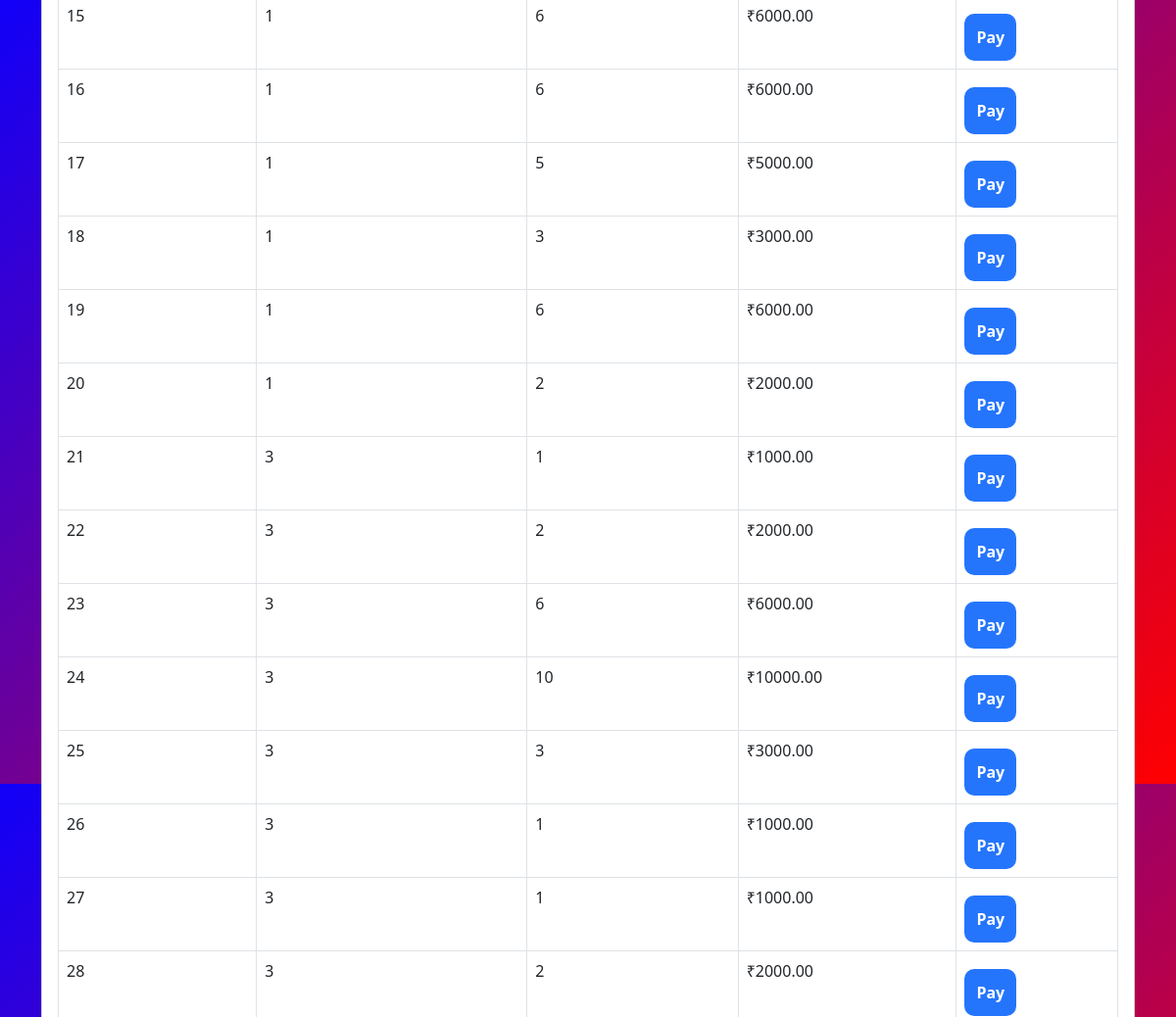
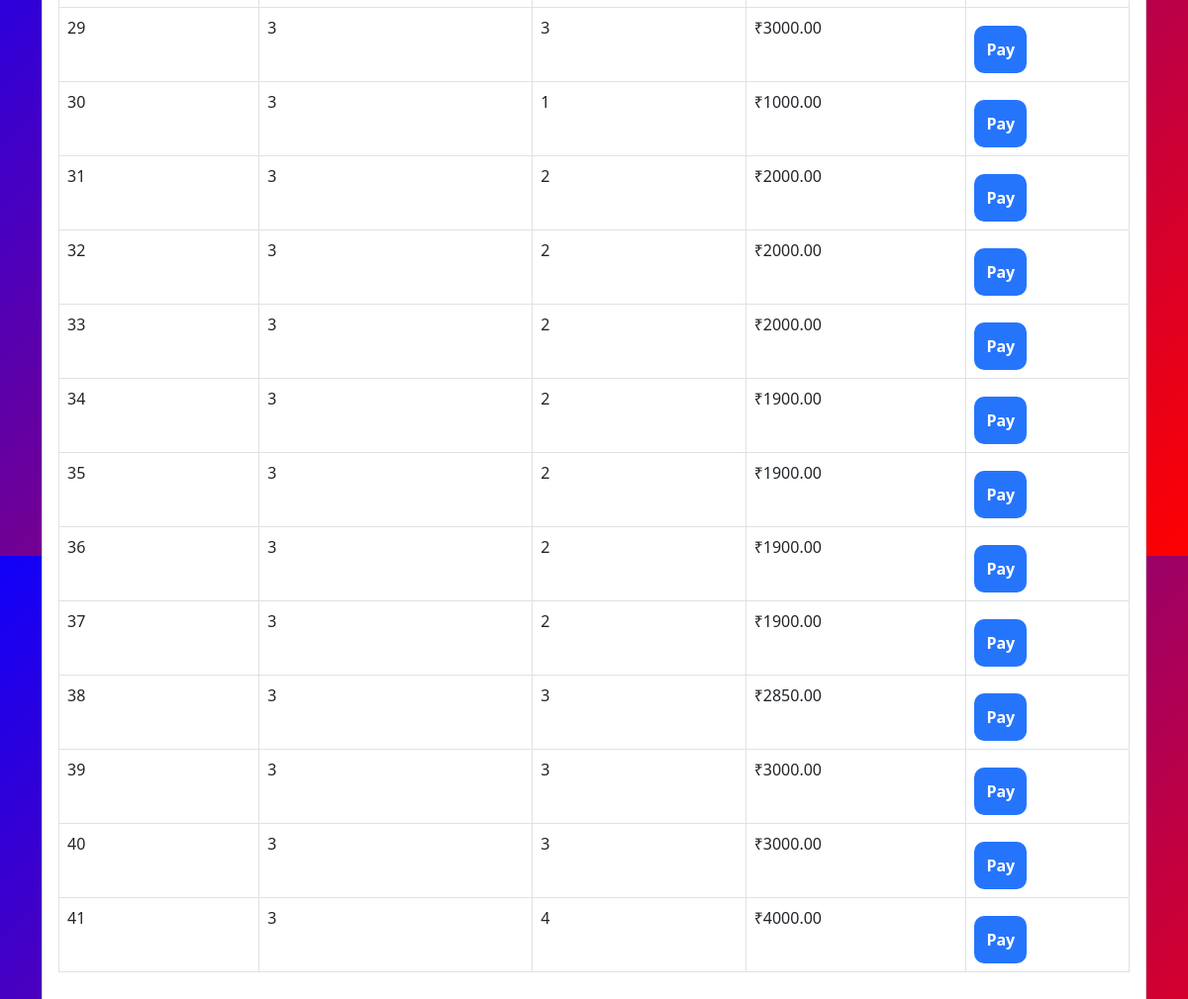
The app's page /add_payment.php (signed in) with its own data (2 pictures, top to bottom).
### tables this page shows
CREATE TABLE `orders` (
  `id` int(11) NOT NULL,
  `customer_id` int(11) DEFAULT NULL,
  `cylinder_count` int(11) DEFAULT NULL,
  `total_amount` decimal(10,2) DEFAULT NULL,
  `status` enum('pending','delivered') DEFAULT 'pending',
  `order_date` timestamp NOT NULL DEFAULT current_timestamp()
);

### add_payment.php (the view, shortened to what this page needs)
<?php
include 'config.php';
$orders = mysqli_query($conn, "SELECT * FROM orders WHERE status = 'pending'");
?>
<!DOCTYPE html>
<html>
<head>
    <link href="https://cdn.jsdelivr.net/npm/bootstrap@5.3.0/dist/css/bootstrap.min.css" rel="stylesheet">
    <link rel="stylesheet" href="style.css">
</head>
<body>
    <div class="container mt-4">
        <div class="card">
            <div class="card-body">
                <table class="table table-bordered">
                    <tbody>
                        <?php while($order = mysqli_fetch_assoc($orders)): ?>
                        <tr>
                            <td><?php echo $order['id']; ?></td>
                            <td><?php echo $order['customer_id']; ?></td>
                            <td><?php echo $order['cylinder_count']; ?></td>
                            <td>₹<?php echo $order['total_amount']; ?></td>
                            <td>
                                <button class="btn btn-primary btn-sm" onclick="showPaymentForm(<?php echo $order['id']; ?>, <?php echo $order['total_amount']; ?>)">Pay</button>
                            </td>
                        </tr>
                        <?php endwhile; ?>
                    </tbody>
                </table>
            </div>
        </div>
    </div>
</body>
</html>

### style.css (style rules this page uses)
body { font-family: Arial, sans-serif; background-color: #c51212; }
.card { margin-bottom: 20px; }
body { background: linear-gradient(135deg, #1100f9 0%, #ff0000 100%); height: 100vh; margin: 0; display: flex; justify-content: center; align-items: center; font-family: 'Segoe UI', sans-serif; }
.btn-primary { background: #2575fc; border: none; border-radius: 10px; padding: 12px; font-weight: bold; font-size: 16px; transition: 0.3s; margin-top: 10px; }

### records on screen
orders: id "15", customer "1", cylinder_count "6", total_amount "6000.00"
orders: id "16", customer "1", cylinder_count "6", total_amount "6000.00"
orders: id "17", customer "1", cylinder_count "5", total_amount "5000.00"
orders: id "18", customer "1", cylinder_count "3", total_amount "3000.00"
orders: id "19", customer "1", cylinder_count "6", total_amount "6000.00"
orders: id "20", customer "1", cylinder_count "2", total_amount "2000.00"
orders: id "21", customer "3", cylinder_count "1", total_amount "1000.00"
orders: id "22", customer "3", cylinder_count "2", total_amount "2000.00"
orders: id "23", customer "3", cylinder_count "6", total_amount "6000.00"
orders: id "24", customer "3", cylinder_count "10", total_amount "10000.00"
orders: id "25", customer "3", cylinder_count "3", total_amount "3000.00"
orders: id "26", customer "3", cylinder_count "1", total_amount "1000.00"
orders: id "27", customer "3", cylinder_count "1", total_amount "1000.00"
orders: id "28", customer "3", cylinder_count "2", total_amount "2000.00"
orders: id "29", customer "3", cylinder_count "3", total_amount "3000.00"
orders: id "30", customer "3", cylinder_count "1", total_amount "1000.00"
orders: id "31", customer "3", cylinder_count "2", total_amount "2000.00"
orders: id "32", customer "3", cylinder_count "2", total_amount "2000.00"
orders: id "33", customer "3", cylinder_count "2", total_amount "2000.00"
orders: id "34", customer "3", cylinder_count "2", total_amount "1900.00"
orders: id "35", customer "3", cylinder_count "2", total_amount "1900.00"
orders: id "36", customer "3", cylinder_count "2", total_amount "1900.00"
orders: id "37", customer "3", cylinder_count "2", total_amount "1900.00"
orders: id "38", customer "3", cylinder_count "3", total_amount "2850.00"
orders: id "39", customer "3", cylinder_count "3", total_amount "3000.00"
orders: id "40", customer "3", cylinder_count "3", total_amount "3000.00"
orders: id "41", customer "3", cylinder_count "4", total_amount "4000.00"
